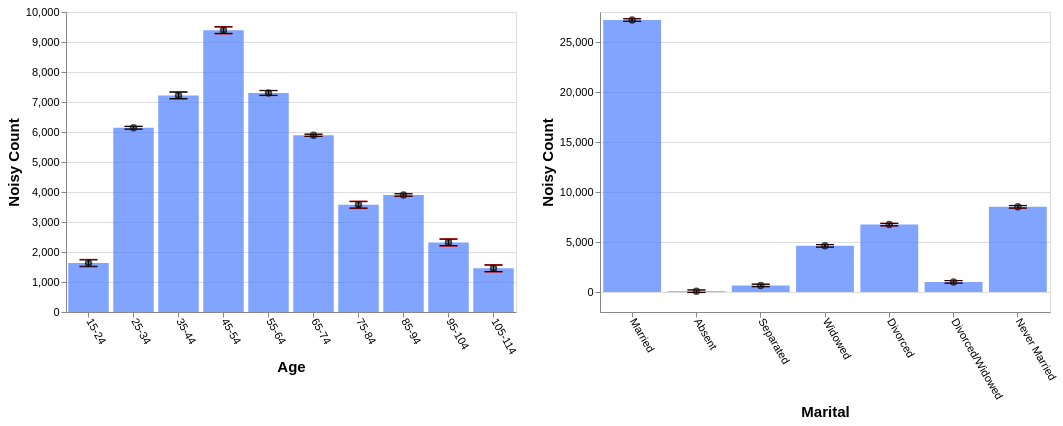

The Vega-Lite source for this figure:
### Vega-Lite specification from a JSON file in a GitHub repository (floating-point values rounded to 4 significant figures)
{"config": {"view": {"continuousWidth": 400, "continuousHeight": 300}, "axis": {"labelFontSize": 11, "titleFontSize": 15}, "axisBottom": {"labelAngle": 60}}, "hconcat": [{"layer": [{"mark": "bar", "encoding": {"color": {"value": "transparent"}, "tooltip": [{"aggregate": "sum", "field": "noisy_count", "title": "noisy count", "type": "quantitative"}, {"aggregate": "sum", "field": "noisy_count_prev", "title": "prev count", "type": "quantitative"}, {"aggregate": "sum", "field": "error", "title": "current error", "type": "quantitative"}, {"aggregate": "sum", "field": "error_prev", "title": "prev error", "type": "quantitative"}], "x": {"field": "age", "sort": null, "title": "Age", "type": "ordinal"}}, "height": 300, "selection": {"selector609": {"type": "interval", "encodings": ["x"]}}, "transform": [{"filter": {"selection": "selector610"}}], "width": 450}, {"mark": {"type": "bar", "color": "gray", "opacity": 0}, "encoding": {"x": {"field": "age", "sort": null, "title": "Age", "type": "ordinal"}, "y": {"aggregate": "sum", "field": "noisy_count_prev", "type": "quantitative"}}, "transform": [{"filter": {"selection": "selector610"}}]}, {"mark": {"type": "bar", "color": "#4C7FFF", "opacity": 0.7}, "encoding": {"x": {"field": "age", "sort": null, "title": "Age", "type": "ordinal"}, "y": {"aggregate": "sum", "field": "noisy_count", "type": "quantitative"}}, "transform": [{"filter": {"selection": "selector610"}}]}, {"mark": {"type": "point", "color": "black", "opacity": 0.7}, "encoding": {"x": {"field": "age", "sort": null, "title": "Age", "type": "ordinal"}, "y": {"aggregate": "sum", "field": "noisy_count", "title": "Noisy Count", "type": "quantitative"}}, "transform": [{"filter": {"selection": "selector610"}}]}, {"mark": {"type": "rule", "color": "#B6B6B6", "size": 2, "strokeDash": [3, 3]}, "encoding": {"x": {"field": "age", "sort": null, "title": "Age", "type": "ordinal"}, "y": {"aggregate": "sum", "field": "plus_error_prev_age", "title": "", "type": "quantitative"}, "y2": {"aggregate": "sum", "field": "minus_error_prev_age", "title": ""}}, "transform": [{"filter": {"selection": "selector610"}}]}, {"mark": {"type": "tick", "color": "#B90000", "size": 0, "strokeDash": [1, 1]}, "encoding": {"x": {"field": "age", "sort": null, "title": "Age", "type": "ordinal"}, "y": {"aggregate": "sum", "field": "plus_error_prev_age", "type": "quantitative"}}, "transform": [{"filter": {"selection": "selector610"}}]}, {"mark": {"type": "tick", "color": "#B90000", "size": 0, "strokeDash": [3, 1]}, "encoding": {"x": {"field": "age", "sort": null, "title": "Age", "type": "ordinal"}, "y": {"aggregate": "sum", "field": "minus_error_prev_age", "type": "quantitative"}}, "transform": [{"filter": {"selection": "selector610"}}]}, {"mark": {"type": "rule", "color": "black", "size": 2}, "encoding": {"x": {"field": "age", "sort": null, "title": "Age", "type": "ordinal"}, "y": {"aggregate": "sum", "field": "plus_error", "title": "", "type": "quantitative"}, "y2": {"aggregate": "sum", "field": "minus_error", "title": ""}}, "transform": [{"filter": {"selection": "selector610"}}]}, {"mark": {"type": "tick", "color": "black", "width": 0}, "encoding": {"x": {"field": "age", "sort": null, "title": "Age", "type": "ordinal"}, "y": {"aggregate": "sum", "field": "plus_error", "type": "quantitative"}}, "transform": [{"filter": {"selection": "selector610"}}]}, {"mark": {"type": "tick", "color": "black", "width": 0}, "encoding": {"x": {"field": "age", "sort": null, "title": "Age", "type": "ordinal"}, "y": {"aggregate": "sum", "field": "minus_error", "type": "quantitative"}}, "transform": [{"filter": {"selection": "selector610"}}]}]}, {"layer": [{"mark": "bar", "encoding": {"color": {"value": "transparent"}, "tooltip": [{"aggregate": "sum", "field": "noisy_count", "title": "noisy count", "type": "quantitative"}, {"aggregate": "sum", "field": "noisy_count_prev", "title": "prev count", "type": "quantitative"}, {"aggregate": "sum", "field": "error", "title": "current error", "type": "quantitative"}, {"aggregate": "sum", "field": "error_prev", "title": "prev error", "type": "quantitative"}], "x": {"field": "marital", "sort": null, "title": "Marital", "type": "ordinal"}}, "height": 300, "selection": {"selector610": {"type": "interval", "encodings": ["x"]}}, "transform": [{"filter": {"selection": "selector609"}}], "width": 450}, {"mark": {"type": "bar", "color": "gray", "opacity": 0}, "encoding": {"x": {"field": "marital", "sort": null, "title": "Marital", "type": "ordinal"}, "y": {"aggregate": "sum", "field": "noisy_count_prev", "type": "quantitative"}}, "transform": [{"filter": {"selection": "selector609"}}]}, {"mark": {"type": "bar", "color": "#4C7FFF", "opacity": 0.7}, "encoding": {"x": {"field": "marital", "sort": null, "title": "Marital", "type": "ordinal"}, "y": {"aggregate": "sum", "field": "noisy_count", "type": "quantitative"}}, "transform": [{"filter": {"selection": "selector609"}}]}, {"mark": {"type": "point", "color": "black", "opacity": 0.7}, "encoding": {"x": {"field": "marital", "sort": null, "title": "Marital", "type": "ordinal"}, "y": {"aggregate": "sum", "field": "noisy_count", "title": "Noisy Count", "type": "quantitative"}}, "transform": [{"filter": {"selection": "selector609"}}]}, {"mark": {"type": "rule", "color": "#B6B6B6", "size": 2, "strokeDash": [3, 3]}, "encoding": {"x": {"field": "marital", "sort": null, "title": "Marital", "type": "ordinal"}, "y": {"aggregate": "sum", "field": "plus_error_prev_marital", "title": "", "type": "quantitative"}, "y2": {"aggregate": "sum", "field": "minus_error_prev_marital", "title": ""}}, "transform": [{"filter": {"selection": "selector609"}}]}, {"mark": {"type": "tick", "color": "#B90000", "size": 0, "strokeDash": [1, 1]}, "encoding": {"x": {"field": "marital", "sort": null, "title": "Marital", "type": "ordinal"}, "y": {"aggregate": "sum", "field": "plus_error_prev_marital", "type": "quantitative"}}, "transform": [{"filter": {"selection": "selector609"}}]}, {"mark": {"type": "tick", "color": "#B90000", "size": 0, "strokeDash": [3, 1]}, "encoding": {"x": {"field": "marital", "sort": null, "title": "Marital", "type": "ordinal"}, "y": {"aggregate": "sum", "field": "minus_error_prev_marital", "type": "quantitative"}}, "transform": [{"filter": {"selection": "selector609"}}]}, {"mark": {"type": "rule", "color": "black", "size": 2}, "encoding": {"x": {"field": "marital", "sort": null, "title": "Marital", "type": "ordinal"}, "y": {"aggregate": "sum", "field": "plus_error", "title": "", "type": "quantitative"}, "y2": {"aggregate": "sum", "field": "minus_error", "title": ""}}, "transform": [{"filter": {"selection": "selector609"}}]}, {"mark": {"type": "tick", "color": "black", "width": 0}, "encoding": {"x": {"field": "marital", "sort": null, "title": "Marital", "type": "ordinal"}, "y": {"aggregate": "sum", "field": "plus_error", "type": "quantitative"}}, "transform": [{"filter": {"selection": "selector609"}}]}, {"mark": {"type": "tick", "color": "black", "width": 0}, "encoding": {"x": {"field": "marital", "sort": null, "title": "Marital", "type": "ordinal"}, "y": {"aggregate": "sum", "field": "minus_error", "type": "quantitative"}}, "transform": [{"filter": {"selection": "selector609"}}]}]}], "data": {"name": "data-33f1a19300abde68eb3bcb2bda0645ad"}, "$schema": "https://vega.github.io/schema/vega-lite/v4.17.0.json", "datasets": {"data-33f1a19300abde68eb3bcb2bda0645ad": [{"age": "15-24", "marital": "Married", "noisy_count": 319.1, "true_count": 295.0, "plus_error": 334.0, "minus_error": 304.2, "error": 14.9, "noisy_count_prev": 325.2, "true_count_prev": 295.0, "plus_error_prev": 343.1, "minus_error_prev": 307.3, "error_prev": 17.9, "plus_error_prev_age": 342.1, "minus_error_prev_age": 306.3, "plus_error_prev_marital": 342.7, "minus_error_prev_marital": 306.9}, {"age": "15-24", "marital": "Absent", "noisy_count": 23.0, "true_count": 13.0, "plus_error": 37.9, "minus_error": 8.1, "error": 14.9, "noisy_count_prev": 22.3, "true_count_prev": 13.0, "plus_error_prev": 40.2, "minus_error_prev": 4.4, "error_prev": 17.9, "plus_error_prev_age": 39.17, "minus_error_prev_age": 3.371, "plus_error_prev_marital": 39.99, "minus_error_prev_marital": 4.19}, {"age": "15-24", "marital": "Separated", "noisy_count": 5.2, "true_count": 18.0, "plus_error": 20.1, "minus_error": -9.7, "error": 14.9, "noisy_count_prev": 4.0, "true_count_prev": 18.0, "plus_error_prev": 21.9, "minus_error_prev": -13.8, "error_prev": 17.9, "plus_error_prev_age": 20.87, "minus_error_prev_age": -14.83, "plus_error_prev_marital": 22.44, "minus_error_prev_marital": -13.26}, {"age": "15-24", "marital": "Widowed", "noisy_count": -43.9, "true_count": 2.0, "plus_error": -29.0, "minus_error": -58.8, "error": 14.9, "noisy_count_prev": -40.3, "true_count_prev": 2.0, "plus_error_prev": -22.5, "minus_error_prev": -58.2, "error_prev": 17.9, "plus_error_prev_age": -23.53, "minus_error_prev_age": -59.23, "plus_error_prev_marital": -22.71, "minus_error_prev_marital": -58.41}, {"age": "15-24", "marital": "Divorced", "noisy_count": 146.4, "true_count": 22.0, "plus_error": 161.3, "minus_error": 131.5, "error": 14.9, "noisy_count_prev": 143.2, "true_count_prev": 22.0, "plus_error_prev": 161.1, "minus_error_prev": 125.3, "error_prev": 17.9, "plus_error_prev_age": 160.1, "minus_error_prev_age": 124.3, "plus_error_prev_marital": 161.1, "minus_error_prev_marital": 125.3}, {"age": "15-24", "marital": "Divorced/Widowed", "noisy_count": -15.4, "true_count": 16.0, "plus_error": -0.4, "minus_error": -30.3, "error": 14.9, "noisy_count_prev": -11.6, "true_count_prev": 16.0, "plus_error_prev": 6.3, "minus_error_prev": -29.5, "error_prev": 17.9, "plus_error_prev_age": 5.271, "minus_error_prev_age": -30.53, "plus_error_prev_marital": 4.59, "minus_error_prev_marital": -31.21}, {"age": "15-24", "marital": "Never Married", "noisy_count": 1195.0, "true_count": 1190.0, "plus_error": 1210.0, "minus_error": 1180.0, "error": 14.9, "noisy_count_prev": 1194.0, "true_count_prev": 1190.0, "plus_error_prev": 1212.0, "minus_error_prev": 1176.0, "error_prev": 17.9, "plus_error_prev_age": 1211.0, "minus_error_prev_age": 1175.0, "plus_error_prev_marital": 1210.0, "minus_error_prev_marital": 1174.0}, {"age": "25-34", "marital": "Married", "noisy_count": 2770.0, "true_count": 2764.0, "plus_error": 2776.0, "minus_error": 2764.0, "error": 6.1, "noisy_count_prev": 2773.0, "true_count_prev": 2764.0, "plus_error_prev": 2780.0, "minus_error_prev": 2766.0, "error_prev": 7.5, "plus_error_prev_age": 2781.0, "minus_error_prev_age": 2766.0, "plus_error_prev_marital": 2780.0, "minus_error_prev_marital": 2765.0}, {"age": "25-34", "marital": "Absent", "noisy_count": 9.0, "true_count": 33.0, "plus_error": 15.1, "minus_error": 2.9, "error": 6.1, "noisy_count_prev": 8.9, "true_count_prev": 33.0, "plus_error_prev": 16.4, "minus_error_prev": 1.4, "error_prev": 7.5, "plus_error_prev_age": 16.49, "minus_error_prev_age": 1.486, "plus_error_prev_marital": 16.19, "minus_error_prev_marital": 1.19}, {"age": "25-34", "marital": "Separated", "noisy_count": 50.9, "true_count": 77.0, "plus_error": 57.0, "minus_error": 44.8, "error": 6.1, "noisy_count_prev": 52.7, "true_count_prev": 77.0, "plus_error_prev": 60.1, "minus_error_prev": 45.2, "error_prev": 7.5, "plus_error_prev_age": 60.19, "minus_error_prev_age": 45.29, "plus_error_prev_marital": 60.64, "minus_error_prev_marital": 45.74}, {"age": "25-34", "marital": "Widowed", "noisy_count": 21.3, "true_count": 11.0, "plus_error": 27.4, "minus_error": 15.2, "error": 6.1, "noisy_count_prev": 18.4, "true_count_prev": 11.0, "plus_error_prev": 25.9, "minus_error_prev": 11.0, "error_prev": 7.5, "plus_error_prev_age": 25.99, "minus_error_prev_age": 11.09, "plus_error_prev_marital": 25.69, "minus_error_prev_marital": 10.79}, {"age": "25-34", "marital": "Divorced", "noisy_count": 361.1, "true_count": 372.0, "plus_error": 367.2, "minus_error": 355.0, "error": 6.1, "noisy_count_prev": 358.7, "true_count_prev": 372.0, "plus_error_prev": 366.2, "minus_error_prev": 351.2, "error_prev": 7.5, "plus_error_prev_age": 366.3, "minus_error_prev_age": 351.3, "plus_error_prev_marital": 366.2, "minus_error_prev_marital": 351.2}, {"age": "25-34", "marital": "Divorced/Widowed", "noisy_count": 221.1, "true_count": 189.0, "plus_error": 227.1, "minus_error": 215.0, "error": 6.1, "noisy_count_prev": 221.0, "true_count_prev": 189.0, "plus_error_prev": 228.5, "minus_error_prev": 213.5, "error_prev": 7.5, "plus_error_prev_age": 228.6, "minus_error_prev_age": 213.6, "plus_error_prev_marital": 226.8, "minus_error_prev_marital": 211.8}, {"age": "25-34", "marital": "Never Married", "noisy_count": 2708.0, "true_count": 2691.0, "plus_error": 2714.0, "minus_error": 2702.0, "error": 6.1, "noisy_count_prev": 2709.0, "true_count_prev": 2691.0, "plus_error_prev": 2716.0, "minus_error_prev": 2702.0, "error_prev": 7.5, "plus_error_prev_age": 2717.0, "minus_error_prev_age": 2702.0, "plus_error_prev_marital": 2714.0, "minus_error_prev_marital": 2699.0}, {"age": "35-44", "marital": "Married", "noisy_count": 4285.0, "true_count": 4273.0, "plus_error": 4300.0, "minus_error": 4270.0, "error": 14.9, "noisy_count_prev": 4287.0, "true_count_prev": 4273.0, "plus_error_prev": 4305.0, "minus_error_prev": 4269.0, "error_prev": 17.9, "plus_error_prev_age": 4303.0, "minus_error_prev_age": 4268.0, "plus_error_prev_marital": 4304.0, "minus_error_prev_marital": 4269.0}, {"age": "35-44", "marital": "Absent", "noisy_count": 115.3, "true_count": 31.0, "plus_error": 130.2, "minus_error": 100.4, "error": 14.9, "noisy_count_prev": 114.4, "true_count_prev": 31.0, "plus_error_prev": 132.3, "minus_error_prev": 96.6, "error_prev": 17.9, "plus_error_prev_age": 130.7, "minus_error_prev_age": 95.01, "plus_error_prev_marital": 132.1, "minus_error_prev_marital": 96.39}, {"age": "35-44", "marital": "Separated", "noisy_count": 158.4, "true_count": 96.0, "plus_error": 173.3, "minus_error": 143.5, "error": 14.9, "noisy_count_prev": 149.5, "true_count_prev": 96.0, "plus_error_prev": 167.4, "minus_error_prev": 131.6, "error_prev": 17.9, "plus_error_prev_age": 165.8, "minus_error_prev_age": 130.0, "plus_error_prev_marital": 167.9, "minus_error_prev_marital": 132.1}, {"age": "35-44", "marital": "Widowed", "noisy_count": -16.4, "true_count": 57.0, "plus_error": -1.5, "minus_error": -31.3, "error": 14.9, "noisy_count_prev": -10.0, "true_count_prev": 57.0, "plus_error_prev": 7.9, "minus_error_prev": -27.9, "error_prev": 17.9, "plus_error_prev_age": 6.314, "minus_error_prev_age": -29.49, "plus_error_prev_marital": 7.69, "minus_error_prev_marital": -28.11}, {"age": "35-44", "marital": "Divorced", "noisy_count": 907.3, "true_count": 905.0, "plus_error": 922.2, "minus_error": 892.4, "error": 14.9, "noisy_count_prev": 905.9, "true_count_prev": 905.0, "plus_error_prev": 923.8, "minus_error_prev": 888.0, "error_prev": 17.9, "plus_error_prev_age": 922.2, "minus_error_prev_age": 886.4, "plus_error_prev_marital": 923.8, "minus_error_prev_marital": 888.0}, {"age": "35-44", "marital": "Divorced/Widowed", "noisy_count": 229.2, "true_count": 286.0, "plus_error": 244.1, "minus_error": 214.2, "error": 14.9, "noisy_count_prev": 232.4, "true_count_prev": 286.0, "plus_error_prev": 250.3, "minus_error_prev": 214.5, "error_prev": 17.9, "plus_error_prev_age": 248.7, "minus_error_prev_age": 212.9, "plus_error_prev_marital": 248.6, "minus_error_prev_marital": 212.8}, {"age": "35-44", "marital": "Never Married", "noisy_count": 1542.0, "true_count": 1684.0, "plus_error": 1556.0, "minus_error": 1527.0, "error": 14.9, "noisy_count_prev": 1552.0, "true_count_prev": 1684.0, "plus_error_prev": 1570.0, "minus_error_prev": 1534.0, "error_prev": 17.9, "plus_error_prev_age": 1568.0, "minus_error_prev_age": 1532.0, "plus_error_prev_marital": 1568.0, "minus_error_prev_marital": 1532.0}, {"age": "45-54", "marital": "Married", "noisy_count": 5514.0, "true_count": 5589.0, "plus_error": 5529.0, "minus_error": 5499.0, "error": 14.9, "noisy_count_prev": 5515.0, "true_count_prev": 5589.0, "plus_error_prev": 5533.0, "minus_error_prev": 5498.0, "error_prev": 17.9, "plus_error_prev_age": 5534.0, "minus_error_prev_age": 5498.0, "plus_error_prev_marital": 5533.0, "minus_error_prev_marital": 5497.0}, {"age": "45-54", "marital": "Absent", "noisy_count": 77.9, "true_count": 27.0, "plus_error": 92.8, "minus_error": 63.0, "error": 14.9, "noisy_count_prev": 78.3, "true_count_prev": 27.0, "plus_error_prev": 96.2, "minus_error_prev": 60.4, "error_prev": 17.9, "plus_error_prev_age": 96.59, "minus_error_prev_age": 60.79, "plus_error_prev_marital": 95.99, "minus_error_prev_marital": 60.19}, {"age": "45-54", "marital": "Separated", "noisy_count": 204.1, "true_count": 156.0, "plus_error": 219.0, "minus_error": 189.2, "error": 14.9, "noisy_count_prev": 202.1, "true_count_prev": 156.0, "plus_error_prev": 220.0, "minus_error_prev": 184.2, "error_prev": 17.9, "plus_error_prev_age": 220.4, "minus_error_prev_age": 184.6, "plus_error_prev_marital": 220.5, "minus_error_prev_marital": 184.7}, {"age": "45-54", "marital": "Widowed", "noisy_count": 104.1, "true_count": 143.0, "plus_error": 119.0, "minus_error": 89.2, "error": 14.9, "noisy_count_prev": 106.6, "true_count_prev": 143.0, "plus_error_prev": 124.5, "minus_error_prev": 88.8, "error_prev": 17.9, "plus_error_prev_age": 124.9, "minus_error_prev_age": 89.19, "plus_error_prev_marital": 124.3, "minus_error_prev_marital": 88.59}, {"age": "45-54", "marital": "Divorced", "noisy_count": 1743.0, "true_count": 1715.0, "plus_error": 1758.0, "minus_error": 1728.0, "error": 14.9, "noisy_count_prev": 1734.0, "true_count_prev": 1715.0, "plus_error_prev": 1752.0, "minus_error_prev": 1716.0, "error_prev": 17.9, "plus_error_prev_age": 1753.0, "minus_error_prev_age": 1717.0, "plus_error_prev_marital": 1752.0, "minus_error_prev_marital": 1716.0}, {"age": "45-54", "marital": "Divorced/Widowed", "noisy_count": 296.7, "true_count": 379.0, "plus_error": 311.6, "minus_error": 281.8, "error": 14.9, "noisy_count_prev": 301.5, "true_count_prev": 379.0, "plus_error_prev": 319.4, "minus_error_prev": 283.6, "error_prev": 17.9, "plus_error_prev_age": 319.8, "minus_error_prev_age": 284.0, "plus_error_prev_marital": 317.7, "minus_error_prev_marital": 281.9}, {"age": "45-54", "marital": "Never Married", "noisy_count": 1453.0, "true_count": 1324.0, "plus_error": 1468.0, "minus_error": 1438.0, "error": 14.9, "noisy_count_prev": 1452.0, "true_count_prev": 1324.0, "plus_error_prev": 1470.0, "minus_error_prev": 1434.0, "error_prev": 17.9, "plus_error_prev_age": 1470.0, "minus_error_prev_age": 1434.0, "plus_error_prev_marital": 1468.0, "minus_error_prev_marital": 1432.0}, {"age": "55-64", "marital": "Married", "noisy_count": 4528.0, "true_count": 4513.0, "plus_error": 4539.0, "minus_error": 4517.0, "error": 11.0, "noisy_count_prev": 4527.0, "true_count_prev": 4513.0, "plus_error_prev": 4540.0, "minus_error_prev": 4515.0, "error_prev": 12.5, "plus_error_prev_age": 4540.0, "minus_error_prev_age": 4515.0, "plus_error_prev_marital": 4539.0, "minus_error_prev_marital": 4514.0}, {"age": "55-64", "marital": "Absent", "noisy_count": 60.7, "true_count": 10.0, "plus_error": 71.7, "minus_error": 49.7, "error": 11.0, "noisy_count_prev": 57.2, "true_count_prev": 10.0, "plus_error_prev": 69.7, "minus_error_prev": 44.7, "error_prev": 12.5, "plus_error_prev_age": 69.81, "minus_error_prev_age": 44.81, "plus_error_prev_marital": 69.49, "minus_error_prev_marital": 44.49}, {"age": "55-64", "marital": "Separated", "noisy_count": 54.2, "true_count": 106.0, "plus_error": 65.2, "minus_error": 43.3, "error": 11.0, "noisy_count_prev": 58.5, "true_count_prev": 106.0, "plus_error_prev": 71.0, "minus_error_prev": 46.0, "error_prev": 12.5, "plus_error_prev_age": 71.11, "minus_error_prev_age": 46.11, "plus_error_prev_marital": 71.54, "minus_error_prev_marital": 46.54}, {"age": "55-64", "marital": "Widowed", "noisy_count": 216.3, "true_count": 210.0, "plus_error": 227.3, "minus_error": 205.3, "error": 11.0, "noisy_count_prev": 215.1, "true_count_prev": 210.0, "plus_error_prev": 227.6, "minus_error_prev": 202.6, "error_prev": 12.5, "plus_error_prev_age": 227.7, "minus_error_prev_age": 202.7, "plus_error_prev_marital": 227.4, "minus_error_prev_marital": 202.4}, {"age": "55-64", "marital": "Divorced", "noisy_count": 1507.0, "true_count": 1509.0, "plus_error": 1518.0, "minus_error": 1496.0, "error": 11.0, "noisy_count_prev": 1507.0, "true_count_prev": 1509.0, "plus_error_prev": 1520.0, "minus_error_prev": 1494.0, "error_prev": 12.5, "plus_error_prev_age": 1520.0, "minus_error_prev_age": 1495.0, "plus_error_prev_marital": 1520.0, "minus_error_prev_marital": 1494.0}, {"age": "55-64", "marital": "Divorced/Widowed", "noisy_count": 220.6, "true_count": 241.0, "plus_error": 231.6, "minus_error": 209.6, "error": 11.0, "noisy_count_prev": 217.1, "true_count_prev": 241.0, "plus_error_prev": 229.6, "minus_error_prev": 204.6, "error_prev": 12.5, "plus_error_prev_age": 229.7, "minus_error_prev_age": 204.7, "plus_error_prev_marital": 227.9, "minus_error_prev_marital": 202.9}, {"age": "55-64", "marital": "Never Married", "noisy_count": 714.1, "true_count": 730.0, "plus_error": 725.1, "minus_error": 703.1, "error": 11.0, "noisy_count_prev": 717.5, "true_count_prev": 730.0, "plus_error_prev": 730.0, "minus_error_prev": 704.9, "error_prev": 12.5, "plus_error_prev_age": 730.1, "minus_error_prev_age": 705.0, "plus_error_prev_marital": 727.9, "minus_error_prev_marital": 702.8}, {"age": "65-74", "marital": "Married", "noisy_count": 3650.0, "true_count": 3666.0, "plus_error": 3655.0, "minus_error": 3646.0, "error": 4.8, "noisy_count_prev": 3651.0, "true_count_prev": 3666.0, "plus_error_prev": 3657.0, "minus_error_prev": 3645.0, "error_prev": 5.8, "plus_error_prev_age": 3657.0, "minus_error_prev_age": 3645.0, "plus_error_prev_marital": 3656.0, "minus_error_prev_marital": 3645.0}, {"age": "65-74", "marital": "Absent", "noisy_count": 30.6, "true_count": 1.0, "plus_error": 35.4, "minus_error": 25.8, "error": 4.8, "noisy_count_prev": 28.1, "true_count_prev": 1.0, "plus_error_prev": 33.9, "minus_error_prev": 22.3, "error_prev": 5.8, "plus_error_prev_age": 34.14, "minus_error_prev_age": 22.54, "plus_error_prev_marital": 33.69, "minus_error_prev_marital": 22.09}, {"age": "65-74", "marital": "Separated", "noisy_count": 71.0, "true_count": 84.0, "plus_error": 75.8, "minus_error": 66.2, "error": 4.8, "noisy_count_prev": 71.9, "true_count_prev": 84.0, "plus_error_prev": 77.7, "minus_error_prev": 66.1, "error_prev": 5.8, "plus_error_prev_age": 77.94, "minus_error_prev_age": 66.34, "plus_error_prev_marital": 78.24, "minus_error_prev_marital": 66.64}, {"age": "65-74", "marital": "Widowed", "noisy_count": 425.5, "true_count": 406.0, "plus_error": 430.4, "minus_error": 420.7, "error": 4.8, "noisy_count_prev": 424.1, "true_count_prev": 406.0, "plus_error_prev": 429.9, "minus_error_prev": 418.3, "error_prev": 5.8, "plus_error_prev_age": 430.1, "minus_error_prev_age": 418.5, "plus_error_prev_marital": 429.7, "minus_error_prev_marital": 418.1}, {"age": "65-74", "marital": "Divorced", "noisy_count": 1175.0, "true_count": 1161.0, "plus_error": 1180.0, "minus_error": 1170.0, "error": 4.8, "noisy_count_prev": 1174.0, "true_count_prev": 1161.0, "plus_error_prev": 1180.0, "minus_error_prev": 1169.0, "error_prev": 5.8, "plus_error_prev_age": 1180.0, "minus_error_prev_age": 1169.0, "plus_error_prev_marital": 1180.0, "minus_error_prev_marital": 1169.0}, {"age": "65-74", "marital": "Divorced/Widowed", "noisy_count": 130.0, "true_count": 150.0, "plus_error": 134.9, "minus_error": 125.2, "error": 4.8, "noisy_count_prev": 131.0, "true_count_prev": 150.0, "plus_error_prev": 136.8, "minus_error_prev": 125.2, "error_prev": 5.8, "plus_error_prev_age": 137.0, "minus_error_prev_age": 125.4, "plus_error_prev_marital": 135.1, "minus_error_prev_marital": 123.5}, {"age": "65-74", "marital": "Never Married", "noisy_count": 408.1, "true_count": 399.0, "plus_error": 412.9, "minus_error": 403.2, "error": 4.8, "noisy_count_prev": 409.0, "true_count_prev": 399.0, "plus_error_prev": 414.8, "minus_error_prev": 403.2, "error_prev": 5.8, "plus_error_prev_age": 415.0, "minus_error_prev_age": 403.4, "plus_error_prev_marital": 412.7, "minus_error_prev_marital": 401.1}, {"age": "75-84", "marital": "Married", "noisy_count": 2386.0, "true_count": 2360.0, "plus_error": 2401.0, "minus_error": 2371.0, "error": 14.9, "noisy_count_prev": 2384.0, "true_count_prev": 2360.0, "plus_error_prev": 2401.0, "minus_error_prev": 2366.0, "error_prev": 17.9, "plus_error_prev_age": 2400.0, "minus_error_prev_age": 2364.0, "plus_error_prev_marital": 2401.0, "minus_error_prev_marital": 2365.0}, {"age": "75-84", "marital": "Absent", "noisy_count": -44.1, "true_count": 2.0, "plus_error": -29.2, "minus_error": -59.0, "error": 14.9, "noisy_count_prev": -45.5, "true_count_prev": 2.0, "plus_error_prev": -27.7, "minus_error_prev": -63.4, "error_prev": 17.9, "plus_error_prev_age": -29.27, "minus_error_prev_age": -64.97, "plus_error_prev_marital": -27.91, "minus_error_prev_marital": -63.61}, {"age": "75-84", "marital": "Separated", "noisy_count": -23.1, "true_count": 56.0, "plus_error": -8.2, "minus_error": -38.0, "error": 14.9, "noisy_count_prev": -17.6, "true_count_prev": 56.0, "plus_error_prev": 0.3, "minus_error_prev": -35.4, "error_prev": 17.9, "plus_error_prev_age": -1.271, "minus_error_prev_age": -36.97, "plus_error_prev_marital": 0.84, "minus_error_prev_marital": -34.86}, {"age": "75-84", "marital": "Widowed", "noisy_count": 621.2, "true_count": 638.0, "plus_error": 636.1, "minus_error": 606.3, "error": 14.9, "noisy_count_prev": 617.9, "true_count_prev": 638.0, "plus_error_prev": 635.8, "minus_error_prev": 600.0, "error_prev": 17.9, "plus_error_prev_age": 634.2, "minus_error_prev_age": 598.4, "plus_error_prev_marital": 635.6, "minus_error_prev_marital": 599.8}, {"age": "75-84", "marital": "Divorced", "noisy_count": 404.8, "true_count": 592.0, "plus_error": 419.8, "minus_error": 389.9, "error": 14.9, "noisy_count_prev": 414.1, "true_count_prev": 592.0, "plus_error_prev": 432.0, "minus_error_prev": 396.2, "error_prev": 17.9, "plus_error_prev_age": 430.4, "minus_error_prev_age": 394.6, "plus_error_prev_marital": 432.0, "minus_error_prev_marital": 396.2}, {"age": "75-84", "marital": "Divorced/Widowed", "noisy_count": 51.8, "true_count": 72.0, "plus_error": 66.7, "minus_error": 36.9, "error": 14.9, "noisy_count_prev": 55.3, "true_count_prev": 72.0, "plus_error_prev": 73.2, "minus_error_prev": 37.4, "error_prev": 17.9, "plus_error_prev_age": 71.63, "minus_error_prev_age": 35.83, "plus_error_prev_marital": 71.49, "minus_error_prev_marital": 35.69}, {"age": "75-84", "marital": "Never Married", "noisy_count": 175.3, "true_count": 189.0, "plus_error": 190.3, "minus_error": 160.4, "error": 14.9, "noisy_count_prev": 175.3, "true_count_prev": 189.0, "plus_error_prev": 193.2, "minus_error_prev": 157.4, "error_prev": 17.9, "plus_error_prev_age": 191.6, "minus_error_prev_age": 155.8, "plus_error_prev_marital": 191.1, "minus_error_prev_marital": 155.3}, {"age": "85-94", "marital": "Married", "noisy_count": 2136.0, "true_count": 2152.0, "plus_error": 2141.0, "minus_error": 2130.0, "error": 5.4, "noisy_count_prev": 2136.0, "true_count_prev": 2152.0, "plus_error_prev": 2143.0, "minus_error_prev": 2130.0, "error_prev": 6.6, "plus_error_prev_age": 2143.0, "minus_error_prev_age": 2129.0, "plus_error_prev_marital": 2143.0, "minus_error_prev_marital": 2129.0}, {"age": "85-94", "marital": "Absent", "noisy_count": -6.9, "true_count": 0.0, "plus_error": -1.5, "minus_error": -12.3, "error": 5.4, "noisy_count_prev": -7.7, "true_count_prev": 0.0, "plus_error_prev": -1.1, "minus_error_prev": -14.3, "error_prev": 6.6, "plus_error_prev_age": -1.657, "minus_error_prev_age": -14.86, "plus_error_prev_marital": -1.31, "minus_error_prev_marital": -14.51}, {"age": "85-94", "marital": "Separated", "noisy_count": 63.5, "true_count": 52.0, "plus_error": 68.8, "minus_error": 58.1, "error": 5.4, "noisy_count_prev": 62.8, "true_count_prev": 52.0, "plus_error_prev": 69.4, "minus_error_prev": 56.2, "error_prev": 6.6, "plus_error_prev_age": 68.84, "minus_error_prev_age": 55.64, "plus_error_prev_marital": 69.94, "minus_error_prev_marital": 56.74}, {"age": "85-94", "marital": "Widowed", "noisy_count": 1223.0, "true_count": 1211.0, "plus_error": 1228.0, "minus_error": 1217.0, "error": 5.4, "noisy_count_prev": 1225.0, "true_count_prev": 1211.0, "plus_error_prev": 1232.0, "minus_error_prev": 1219.0, "error_prev": 6.6, "plus_error_prev_age": 1231.0, "minus_error_prev_age": 1218.0, "plus_error_prev_marital": 1232.0, "minus_error_prev_marital": 1218.0}, {"age": "85-94", "marital": "Divorced", "noisy_count": 392.5, "true_count": 390.0, "plus_error": 397.8, "minus_error": 387.1, "error": 5.4, "noisy_count_prev": 393.2, "true_count_prev": 390.0, "plus_error_prev": 399.8, "minus_error_prev": 386.6, "error_prev": 6.6, "plus_error_prev_age": 399.2, "minus_error_prev_age": 386.0, "plus_error_prev_marital": 399.8, "minus_error_prev_marital": 386.6}, {"age": "85-94", "marital": "Divorced/Widowed", "noisy_count": -84.5, "true_count": 50.0, "plus_error": -79.2, "minus_error": -89.9, "error": 5.4, "noisy_count_prev": -83.2, "true_count_prev": 50.0, "plus_error_prev": -76.6, "minus_error_prev": -89.8, "error_prev": 6.6, "plus_error_prev_age": -77.16, "minus_error_prev_age": -90.36, "plus_error_prev_marital": -78.31, "minus_error_prev_marital": -91.51}, {"age": "85-94", "marital": "Never Married", "noisy_count": 177.3, "true_count": 182.0, "plus_error": 182.7, "minus_error": 172.0, "error": 5.4, "noisy_count_prev": 177.3, "true_count_prev": 182.0, "plus_error_prev": 183.9, "minus_error_prev": 170.7, "error_prev": 6.6, "plus_error_prev_age": 183.3, "minus_error_prev_age": 170.1, "plus_error_prev_marital": 181.8, "minus_error_prev_marital": 168.6}, {"age": "95-104", "marital": "Married", "noisy_count": 1105.0, "true_count": 1055.0, "plus_error": 1120.0, "minus_error": 1090.0, "error": 14.9, "noisy_count_prev": 1100.0, "true_count_prev": 1055.0, "plus_error_prev": 1118.0, "minus_error_prev": 1082.0, "error_prev": 17.9, "plus_error_prev_age": 1116.0, "minus_error_prev_age": 1081.0, "plus_error_prev_marital": 1117.0, "minus_error_prev_marital": 1082.0}, {"age": "95-104", "marital": "Absent", "noisy_count": -157.9, "true_count": 0.0, "plus_error": -143.0, "minus_error": -172.8, "error": 14.9, "noisy_count_prev": -148.6, "true_count_prev": 0.0, "plus_error_prev": -130.7, "minus_error_prev": -166.5, "error_prev": 17.9, "plus_error_prev_age": -132.3, "minus_error_prev_age": -168.1, "plus_error_prev_marital": -130.9, "minus_error_prev_marital": -166.7}, {"age": "95-104", "marital": "Separated", "noisy_count": 46.8, "true_count": 41.0, "plus_error": 61.7, "minus_error": 31.8, "error": 14.9, "noisy_count_prev": 41.9, "true_count_prev": 41.0, "plus_error_prev": 59.8, "minus_error_prev": 24.0, "error_prev": 17.9, "plus_error_prev_age": 58.24, "minus_error_prev_age": 22.44, "plus_error_prev_marital": 60.34, "minus_error_prev_marital": 24.54}, {"age": "95-104", "marital": "Widowed", "noisy_count": 1153.0, "true_count": 1174.0, "plus_error": 1168.0, "minus_error": 1138.0, "error": 14.9, "noisy_count_prev": 1152.0, "true_count_prev": 1174.0, "plus_error_prev": 1170.0, "minus_error_prev": 1134.0, "error_prev": 17.9, "plus_error_prev_age": 1168.0, "minus_error_prev_age": 1133.0, "plus_error_prev_marital": 1170.0, "minus_error_prev_marital": 1134.0}, {"age": "95-104", "marital": "Divorced", "noisy_count": 89.6, "true_count": 140.0, "plus_error": 104.5, "minus_error": 74.7, "error": 14.9, "noisy_count_prev": 95.2, "true_count_prev": 140.0, "plus_error_prev": 113.1, "minus_error_prev": 77.3, "error_prev": 17.9, "plus_error_prev_age": 111.5, "minus_error_prev_age": 75.74, "plus_error_prev_marital": 113.1, "minus_error_prev_marital": 77.27}, {"age": "95-104", "marital": "Divorced/Widowed", "noisy_count": 4.1, "true_count": 16.0, "plus_error": 19.0, "minus_error": -10.8, "error": 14.9, "noisy_count_prev": 2.2, "true_count_prev": 16.0, "plus_error_prev": 20.1, "minus_error_prev": -15.7, "error_prev": 17.9, "plus_error_prev_age": 18.54, "minus_error_prev_age": -17.26, "plus_error_prev_marital": 18.39, "minus_error_prev_marital": -17.41}, {"age": "95-104", "marital": "Never Married", "noisy_count": 78.6, "true_count": 119.0, "plus_error": 93.5, "minus_error": 63.7, "error": 14.9, "noisy_count_prev": 87.3, "true_count_prev": 119.0, "plus_error_prev": 105.2, "minus_error_prev": 69.4, "error_prev": 17.9, "plus_error_prev_age": 103.6, "minus_error_prev_age": 67.84, "plus_error_prev_marital": 103.1, "minus_error_prev_marital": 67.29}, {"age": "105-114", "marital": "Married", "noisy_count": 504.1, "true_count": 398.0, "plus_error": 519.0, "minus_error": 489.2, "error": 14.9, "noisy_count_prev": 503.0, "true_count_prev": 398.0, "plus_error_prev": 520.9, "minus_error_prev": 485.2, "error_prev": 17.9, "plus_error_prev_age": 520.4, "minus_error_prev_age": 484.7, "plus_error_prev_marital": 520.5, "minus_error_prev_marital": 484.8}, {"age": "105-114", "marital": "Absent", "noisy_count": -27.5, "true_count": 0.0, "plus_error": -12.6, "minus_error": -42.4, "error": 14.9, "noisy_count_prev": -25.2, "true_count_prev": 0.0, "plus_error_prev": -7.3, "minus_error_prev": -43.1, "error_prev": 17.9, "plus_error_prev_age": -7.757, "minus_error_prev_age": -43.56, "plus_error_prev_marital": -7.51, "minus_error_prev_marital": -43.31}, {"age": "105-114", "marital": "Separated", "noisy_count": 27.5, "true_count": 25.0, "plus_error": 42.4, "minus_error": 12.6, "error": 14.9, "noisy_count_prev": 27.3, "true_count_prev": 25.0, "plus_error_prev": 45.2, "minus_error_prev": 9.4, "error_prev": 17.9, "plus_error_prev_age": 44.74, "minus_error_prev_age": 8.943, "plus_error_prev_marital": 45.74, "minus_error_prev_marital": 9.94}, {"age": "105-114", "marital": "Widowed", "noisy_count": 910.5, "true_count": 881.0, "plus_error": 925.4, "minus_error": 895.5, "error": 14.9, "noisy_count_prev": 907.2, "true_count_prev": 881.0, "plus_error_prev": 925.1, "minus_error_prev": 889.3, "error_prev": 17.9, "plus_error_prev_age": 924.6, "minus_error_prev_age": 888.8, "plus_error_prev_marital": 924.9, "minus_error_prev_marital": 889.1}, {"age": "105-114", "marital": "Divorced", "noisy_count": 15.6, "true_count": 44.0, "plus_error": 30.5, "minus_error": 0.7, "error": 14.9, "noisy_count_prev": 16.4, "true_count_prev": 44.0, "plus_error_prev": 34.3, "minus_error_prev": -1.5, "error_prev": 17.9, "plus_error_prev_age": 33.84, "minus_error_prev_age": -1.957, "plus_error_prev_marital": 34.27, "minus_error_prev_marital": -1.53}, {"age": "105-114", "marital": "Divorced/Widowed", "noisy_count": -43.0, "true_count": 4.0, "plus_error": -28.1, "minus_error": -57.9, "error": 14.9, "noisy_count_prev": -38.0, "true_count_prev": 4.0, "plus_error_prev": -20.1, "minus_error_prev": -55.9, "error_prev": 17.9, "plus_error_prev_age": -20.56, "minus_error_prev_age": -56.36, "plus_error_prev_marital": -21.81, "minus_error_prev_marital": -57.61}, {"age": "105-114", "marital": "Never Married", "noisy_count": 67.4, "true_count": 49.0, "plus_error": 82.3, "minus_error": 52.5, "error": 14.9, "noisy_count_prev": 67.1, "true_count_prev": 49.0, "plus_error_prev": 85.0, "minus_error_prev": 49.2, "error_prev": 17.9, "plus_error_prev_age": 84.54, "minus_error_prev_age": 48.74, "plus_error_prev_marital": 82.89, "minus_error_prev_marital": 47.09}]}}
